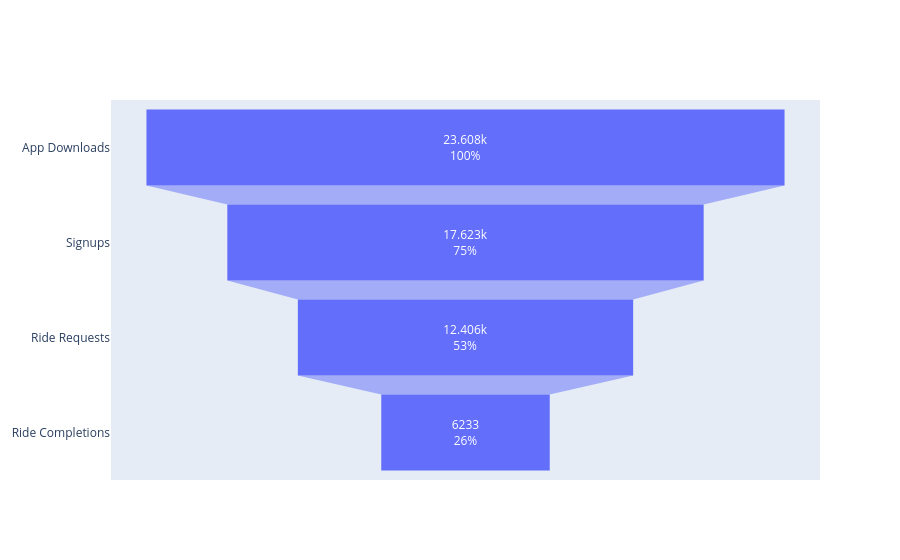

The code cell stored with this chart in its notebook:
### Code cell
fig = Figure(data = Funnel(x = full_funnel.values,
                           y = full_funnel.index,
                           textinfo = 'value+percent initial'))
fig.show()

### Figure 1 — Plotly figure (JSON) as saved in the notebook; plotly's stock layout.template omitted (floating-point values rounded to 4 significant figures)
{"data": [{"textinfo": "value+percent initial", "type": "funnel", "x": [23608, 17623, 12406, 6233], "y": ["App Downloads", "Signups", "Ride Requests", "Ride Completions"]}], "layout": {}}
